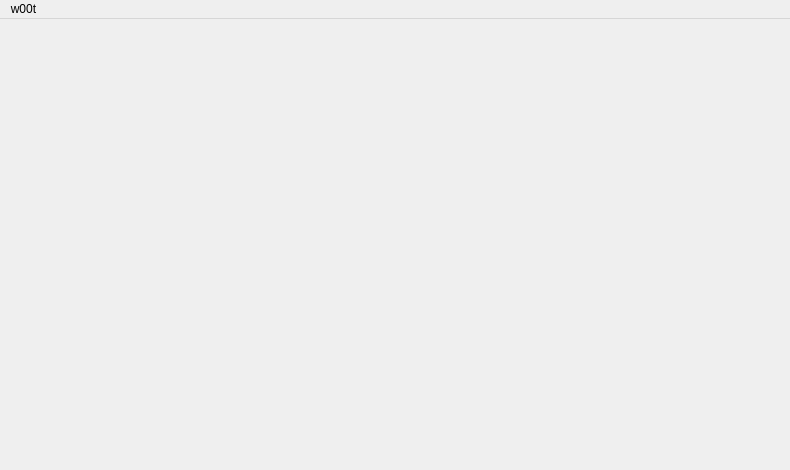
<?xml version="1.0" encoding="UTF-8"?>
<ui version="4.0">
 <class>MainWindow</class>
 <widget class="QMainWindow" name="MainWindow">
  <property name="geometry">
   <rect>
    <x>0</x>
    <y>0</y>
    <width>790</width>
    <height>470</height>
   </rect>
  </property>
  <property name="windowTitle">
   <string>Hello</string>
  </property>
  <widget class="QWidget" name="centralWidget">
   <layout class="QGridLayout" name="gridLayout_3"/>
  </widget>
  <widget class="QMenuBar" name="menuBar">
   <property name="geometry">
    <rect>
     <x>0</x>
     <y>0</y>
     <width>790</width>
     <height>22</height>
    </rect>
   </property>
   <widget class="QMenu" name="menuw00t">
    <property name="title">
     <string>w00t</string>
    </property>
    <addaction name="actionAbout"/>
    <addaction name="actionExit"/>
   </widget>
   <addaction name="menuw00t"/>
  </widget>
  <action name="actionAbout">
   <property name="text">
    <string>About</string>
   </property>
  </action>
  <action name="actionExit">
   <property name="text">
    <string>Exit</string>
   </property>
  </action>
 </widget>
 <layoutdefault spacing="6" margin="11"/>
 <resources>
  <include location="assets.qrc"/>
 </resources>
 <connections/>
</ui>
